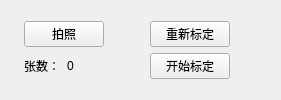
             <widget class="QWidget" name="tab_3">
              <attribute name="title">
               <string>轨道标定</string>
              </attribute>
              <layout class="QGridLayout" name="gridLayout_5">
               <item row="0" column="0">
                <layout class="QHBoxLayout" name="horizontalLayout_5">
                 <item>
                  <spacer name="horizontalSpacer_4">
                   <property name="orientation">
                    <enum>Qt::Orientation::Horizontal</enum>
                   </property>
                   <property name="sizeHint" stdset="0">
                    <size>
                     <width>13</width>
                     <height>17</height>
                    </size>
                   </property>
                  </spacer>
                 </item>
                 <item>
                  <layout class="QVBoxLayout" name="verticalLayout">
                   <item>
                    <widget class="QPushButton" name="pushButton_9">
                     <property name="text">
                      <string>拍照</string>
                     </property>
                    </widget>
                   </item>
                   <item>
                    <layout class="QHBoxLayout" name="horizontalLayout_2">
                     <item>
                      <widget class="QLabel" name="label_6">
                       <property name="text">
                        <string>张数：</string>
                       </property>
                      </widget>
                     </item>
                     <item>
                      <widget class="QLabel" name="plat_lab">
                       <property name="text">
                        <string>0</string>
                       </property>
                      </widget>
                     </item>
                    </layout>
                   </item>
                  </layout>
                 </item>
                 <item>
                  <spacer name="horizontalSpacer_9">
                   <property name="orientation">
                    <enum>Qt::Orientation::Horizontal</enum>
                   </property>
                   <property name="sizeHint" stdset="0">
                    <size>
                     <width>40</width>
                     <height>20</height>
                    </size>
                   </property>
                  </spacer>
                 </item>
                 <item>
                  <layout class="QVBoxLayout" name="verticalLayout_2">
                   <item>
                    <widget class="QPushButton" name="pushButton_18">
                     <property name="text">
                      <string>重新标定</string>
                     </property>
                    </widget>
                   </item>
                   <item>
                    <widget class="QPushButton" name="pushButton_10">
                     <property name="text">
                      <string>开始标定</string>
                     </property>
                    </widget>
                   </item>
                  </layout>
                 </item>
                 <item>
                  <spacer name="horizontalSpacer_7">
                   <property name="orientation">
                    <enum>Qt::Orientation::Horizontal</enum>
                   </property>
                   <property name="sizeHint" stdset="0">
                    <size>
                     <width>40</width>
                     <height>20</height>
                    </size>
                   </property>
                  </spacer>
                 </item>
                </layout>
               </item>
              </layout>
             </widget>
